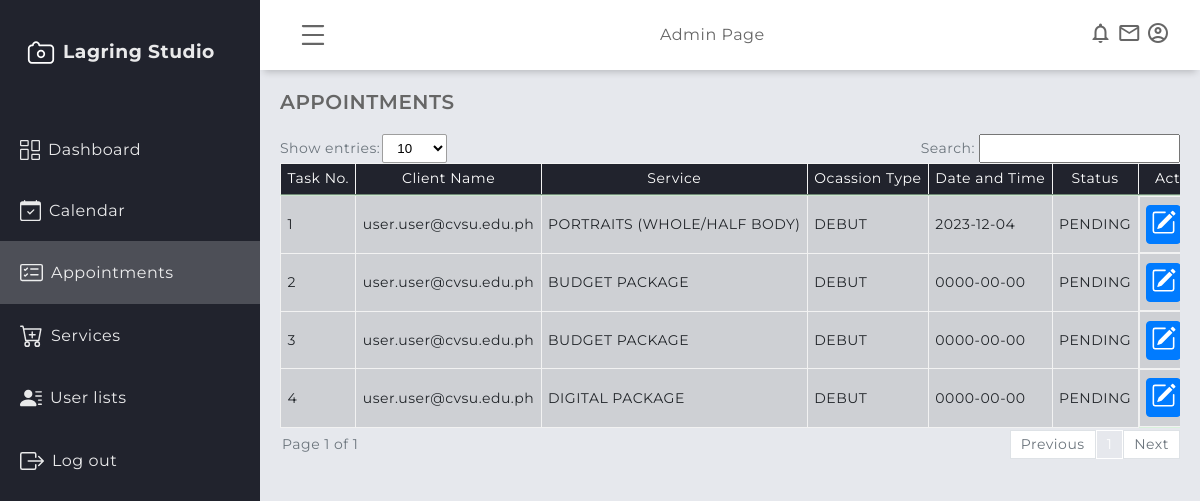
Page /admin/scheduled_task.php (signed in) on the committed database.
### tables this page shows
CREATE TABLE `appointment` (
  `apt_id` int(11) NOT NULL,
  `user_id` int(11) NOT NULL,
  `service_id` int(11) NOT NULL,
  `apt_occasion_type` varchar(200) NOT NULL,
  `apt_date` date NOT NULL,
  `apt_time` time NOT NULL,
  `apt_status` varchar(200) NOT NULL DEFAULT 'PENDING',
  `apt_remark` varchar(500) NOT NULL DEFAULT 'Please wait for approval.',
  `apt_status_date` datetime DEFAULT NULL,
  `apt_date_added` datetime NOT NULL DEFAULT current_timestamp()
);

CREATE TABLE `users` (
  `user_id` int(11) NOT NULL,
  `firstname` varchar(200) NOT NULL,
  `middlename` varchar(200) NOT NULL,
  `surname` varchar(200) NOT NULL,
  `registration_date` datetime NOT NULL DEFAULT current_timestamp(),
  `email` varchar(200) NOT NULL,
  `password` varchar(200) NOT NULL,
  `role` varchar(200) NOT NULL
);

CREATE TABLE `services` (
  `service_id` int(11) NOT NULL,
  `serviceID` varchar(20) NOT NULL,
  `service_name` varchar(250) NOT NULL,
  `service_description` varchar(500) NOT NULL,
  `service_price` int(11) DEFAULT NULL,
  `service_date_added` datetime NOT NULL DEFAULT current_timestamp(),
  `archived_flag` int(11) NOT NULL
);

### admin/scheduled_task.php (the view, shortened to what this page needs)
<?php
    include('session.php');
?>
<!DOCTYPE html>
<html lang="en">
    <head>
        <link rel="stylesheet" href="../assets/global/css/design.css" />
        <link rel="stylesheet" href="../assets/global/css/global.css" />
        <link rel="stylesheet" href="../assets/admin/css/dashboardcontainer.css" />
        <link rel="stylesheet" href="../assets/global/css/table.css" />
        </head>
    <body>
        <?php require "header/header.php"?>
        <?php require "navigation/sidebar.php"?>
        <main class="main-container">
            <div class="main-title">
                <p class="font-weight-bold">APPOINTMENTS</p>
            </div>
        <div class= "showAndSearch  text-secondary align-items-center mb-1">
            <div class= "align-items-center">
                <label >Show entries:</label>
                    <select id="entriesPerPage">
                        <option value="10">10</option>
                    </select>
            </div>
            <div class= "align-items-center">
                <label for="searchInput" class="pr-1" >Search:</label>
                <div style="position: relative;">
                        <input type="text" id="searchInput" >
                </div>
            </div>
            <div id="table1" class="table-group-container active">
                <table id="table1" class="table table-striped table-bordered w-100">
                    <thead>
                        <tr>
                            <th>Task No.</th>
                            <th>Client Name</th>
                            <th>Service</th>
                            <th>Ocassion Type</th>
                            <th>Date and Time</th>
                            <th>Status</th>
                            <th>Actions</th>
                        </tr>
                    </thead>
                <tbody>
            <?php
                $i = 1;
                $sql = mysqli_query($connection, "SELECT * FROM appointment, services, users WHERE appointment.apt_status != 'ARCHIVED' AND appointment.service_id = services.service_id AND appointment.user_id = users.user_id") or die(mysqli_error($connection));
                    if (mysqli_num_rows($sql) > 0) {
                        while ($row = mysqli_fetch_array($sql)) {
                            $id = $row['apt_id'];
                            $serstat = $row['apt_status'];
                            $email = $row['email'];
                            $sername = $row['service_name'];
                            $apt_occ = $row['apt_occasion_type'];
                            $apt_date = $row['apt_date'];
            ?>
                        <tr>
                            <td><?php echo $i++ ?></td>
                            <td><?php echo ($email);?></td>
                            <td><?php echo strtoupper($sername);?></td>
                            <td><?php echo strtoupper($apt_occ);?></td>
                            <td><?php echo strtoupper($apt_date);?></td>
                            <td><?php echo $serstat; ?></td>
                            <td class="justify-space-evenly">
             <a
                href="#"
                title="Edit"
                class="modal-trigger justify-content-center"
                data-modal-id="<?php echo 'edit'.$id; ?>">
                    <button class="p-1 m-0 btn btn-primary">
                    </button>
            </a>
                            </td>
                        </tr>
        <?php
        }}
            else {echo '<tr><td colspan="7" style="text-align: center;">No records found.</td></tr>';}
        ?>
                </tbody>
                </table>
        </div>
        <div class="pagination-container">
            <div id="pagination-label"></div>
                <div id="pagination" class="pagination">
                </div>
            </div>
        </div>
    </body>
</html>

### admin/header/header.php (shortened to what this page needs)
<header class="header">
    <div class="menu-icon toggleBtn">
    </div>
    <div class="header-left">Admin Page</div>
    <div class="header-right">
        <span class="material-icons-outlined">notifications</span>
        <span class="material-icons-outlined">email</span>
        <span class="material-icons-outlined">account_circle</span>
    </div>
</header>

### admin/navigation/sidebar.php (shortened to what this page needs)
<aside class="sidebar" id="sidebar">
    <div class="sidebar-title">
        <div class="sidebar-brand">
            <h3>Lagring Studio</h3>
        </div>
    </div>
    <ul class="sidebar-list">
    <?php $current_page = basename($_SERVER['PHP_SELF']); ?>
        <li <?php if ($current_page === 'admindashboard.php') echo 'class="navLinkActive"';?>>
            <a href="admindashboard.php">
                Dashboard
            </a>
        </li>
        <li <?php if ($current_page === 'calendar.php') echo 'class="navLinkActive"';?>>
            <a href="calendar.php">
                Calendar
            </a>
        </li>
        <li <?php if ($current_page === 'scheduled_task.php') echo 'class="navLinkActive"';?>>
            <a href="scheduled_task.php">
                Appointments
            </a>
        </li>
        <li <?php if ($current_page === 'services.php') echo 'class="navLinkActive"';?>>
            <a href="services.php">
                Services
            </a>
        </li>
        <li <?php if ($current_page === 'user_list.php') echo 'class="navLinkActive"';?>>
            <a href="user_list.php">
                User lists
            </a>
        </li>
        <li class="sidebar-list-item">
            <a href="../logoutmodule/logout.php">
                Log out
            </a>
        </li>
    </ul>
</aside>

### assets/global/css/design.css (style rules this page uses)
:root { --blue1: rgba(36, 175, 242); --blue2: rgba(7, 164, 241); --blue3: rgba(23, 147, 217); --blue4: rgba(4, 127, 204); --blue5: rgba(30,144,255); --light_blue: rgba(63, 194, 250); --dim_blue: rgba(137, 192, 223); --dark_blue: rgba(30, 70, 139); --gray: rgba(208, 216, 227); --dark_gray: rgba(141, 164, 196); --dirty_white: rgba(244, 244, 244); --red: rgba(254, 0, 0); --maroon: rgba(154, 0, 0); }
* { margin: 0; padding: 0; box-sizing: border-box; }
body { font-family: "Montserrat", sans-serif; letter-spacing: 0.5px; line-height: 1.2; scrollbar-color: smooth; background-color: #e6e8ed; color: #666666; }
.font-weight-bold { font-weight: 600; }

### assets/global/css/global.css (style rules this page uses)
.mb-1 { margin-bottom: 0.25rem; }
.m-0 { margin: 0 !important; }
.p-1 { padding: 0.25rem !important; }
.pr-1 { padding-right: 0.25rem; }
.text-secondary { color: #6c757d !important; }
.btn { display: inline-block; padding: 0.5em 1em; margin: 2px 2px 2px 2px; border: 1px solid #ccc; border-radius: 4px; background-color: #f5f5f5; color: #333; font-size: 16px; text-align: center; text-decoration: none; cursor: pointer; transition: background-color 0.3s ease; }
.btn-primary { background-color: #007bff; color: #fff; border-color: #007bff; }
* { margin: 0; padding: 0; box-sizing: border-box; }
.w-100 { width: 100% !important; }
.justify-content-center { display: flex; justify-content: center !important; }
.justify-space-evenly { display: flex; justify-content: space-evenly; }
.align-items-center { display: flex; align-items: center; }

### assets/admin/css/dashboardcontainer.css (style rules this page uses)
.header { position: fixed; top: 0; right: 0; height: 70px; width: calc(100% - 260px); background-color: #ffffff; display: flex; align-items: center; justify-content: space-between; padding: 0 30px 0 30px; box-shadow: 0 6px 7px -4px rgba(0, 0, 0, 0.2); transition: all 0.5s; -webkit-transition: all 0.5s; z-index: 8; }
.material-icons-outlined { cursor: pointer; }
.menu-icon { display: flex; justify-content: center; align-items: center; padding: 0.5rem; border-radius: 50%; cursor: pointer; }
.sidebar { position: fixed; top: 0; left: 0; width: 260px; height: 100vh; background-color: #21232d; color: rgb(255, 255, 255, 0.9); overflow-y: auto; overflow-x: hidden; transition: all 0.5s; -webkit-transition: all 0.5s; z-index: 9; }
.sidebar-title { display: flex; justify-content: space-between; align-items: center; padding: 20px 20px 20px 20px; margin-bottom: 30px; }
.sidebar-brand { display: flex; align-items: center; gap: 0.5rem; margin-top: 15px; font-weight: 700; text-align: center; }
.sidebar-list { padding: 0; margin-top: 15px; list-style-type: none; }
.navLinkActive a { background-color: rgba(255, 255, 255, 0.2); }
.sidebar-list li { display: block; }
.sidebar-list li a { padding: 20px; text-decoration: none; color: rgb(255, 255, 255, 0.9); display: flex; align-items: center; gap: 0.5rem; }
.main-container { margin-top: 70px; margin-left: 260px; padding: 1.25rem; min-height: calc(100vh - 70px); transition: all 0.5s; -webkit-transition: all 0.5s; z-index: 8; }
.main-title { margin: 0 0 1.25rem 0; }
.main-title p { font-size: 1.25rem; }

### assets/global/css/table.css (style rules this page uses)
.table { width: 100%; margin-bottom: 2px; color: #212529; border-collapse: collapse; white-space: nowrap; }
.table th, .table td { padding: 0.4rem; align-items: center; border-top: 1px solid #cafaca77; }
.table thead th { vertical-align: bottom; border-bottom: 2px solid #cafaca77; background-color: #21232d; color: white; font-weight: normal; text-align: center; }
.table-bordered { border: 1px solid #cafaca77; }
.table-bordered th, .table-bordered td { border: 1px solid hsl(0, 0%, 95%); }
.table-bordered thead th, .table-bordered thead td { border-bottom-width: 2px; }
.table-striped tbody tr { background-color: rgba(0, 0, 0, 0.1); }
#entriesPerPage { background-color: white; border: 1px solid rgb(158, 158, 158); border-radius: 2px; padding: 5px 10px; align-items: center; margin-left: 2px; outline: none; }
#searchInput { padding: 5px 10px; outline: none; }
.showAndSearch { display: flex; justify-content: space-between; flex-wrap: wrap; font-size: 14px; margin-bottom: 10px; }
.pagination-container { display: flex; justify-content: space-between; align-items: center; font-size: 14px; width: 100%; }
#pagination-label { color: #6c757d; padding-left: 2px; }
.pagination { display: flex; align-items: center; }
.table-group-container { display: none; overflow-x: auto; }
.table-group-container.active { display: block; width: 100%; }

### rows in the picture
appointment: user.email "user.user@cvsu.edu.ph", service.service_name "PORTRAITS (WHOLE/HALF BODY)", apt_occasion_type "DEBUT", apt_date "2023-12-04", apt_status "PENDING"
appointment: user.email "user.user@cvsu.edu.ph", service.service_name "BUDGET PACKAGE", apt_occasion_type "DEBUT", apt_date "0000-00-00", apt_status "PENDING"
appointment: user.email "user.user@cvsu.edu.ph", service.service_name "BUDGET PACKAGE", apt_occasion_type "DEBUT", apt_date "0000-00-00", apt_status "PENDING"
appointment: user.email "user.user@cvsu.edu.ph", service.service_name "DIGITAL PACKAGE", apt_occasion_type "DEBUT", apt_date "0000-00-00", apt_status "PENDING"
